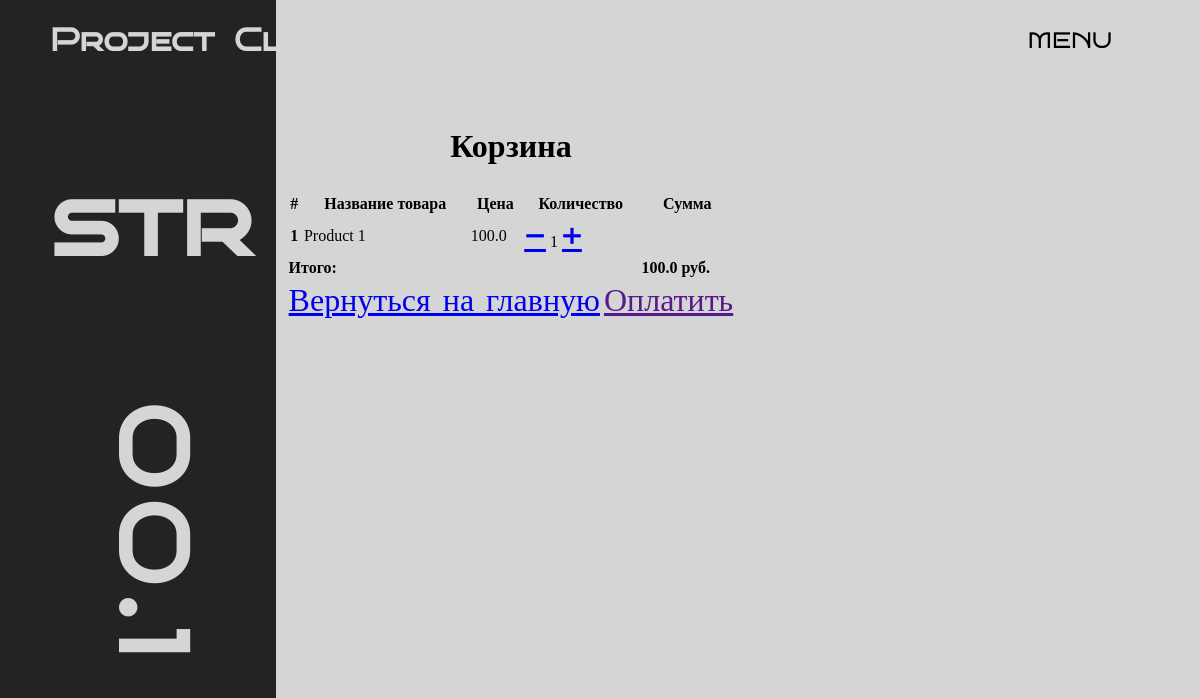
Before: /cart (signed in) with the older database file.
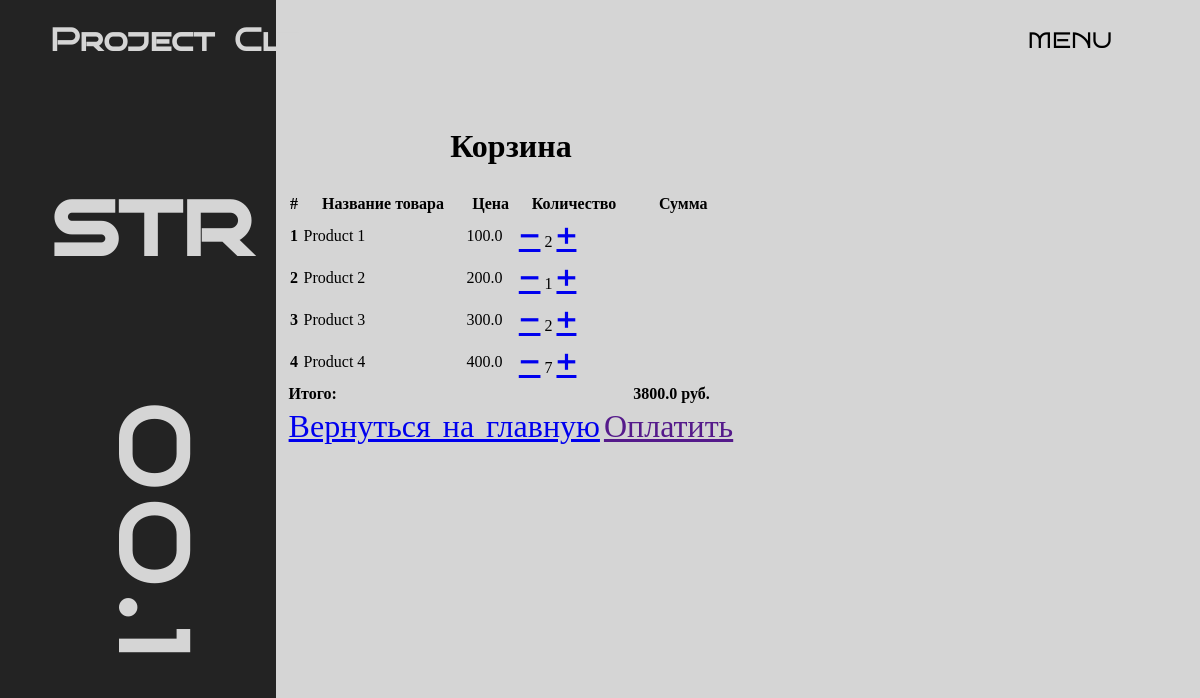
After: the same page with the newer database file.
### Store/models.py (models this page shows, shortened)
class OrderItem(models.Model):
    user = models.ForeignKey(settings.AUTH_USER_MODEL, on_delete=models.CASCADE)
    ordered = models.BooleanField(default=False)
    item = models.ForeignKey(Product, on_delete=models.CASCADE)
    quantity = models.IntegerField("Количество", default=1)
    def get_total_item_price(self):
        return self.quantity * self.item.price

class Product(models.Model):
    name = models.CharField("Название товара", max_length=100)
    category = models.CharField("Категория", choices=CATEGORY_CHOICES, max_length=2)
    sex = models.CharField("Пол", choices=SEX_CHOICES, max_length=1)
    size = models.CharField("Размер", choices=SIZE_CHOICES, max_length=3)
    price = models.FloatField()
    image = models.ImageField(blank=True, upload_to="Store/static/products/")
    description = models.TextField("Описание", max_length=500, blank=True)

class Order(models.Model):
    user = models.ForeignKey(settings.AUTH_USER_MODEL, on_delete=models.CASCADE)
    items = models.ManyToManyField(OrderItem)
    start_date = models.DateTimeField(auto_now_add=True)
    ordered_date = models.DateTimeField()
    ordered = models.BooleanField(default=False)
    def get_total(self):
        total = 0
        for order_item in self.items.all():
            total += order_item.get_total_item_price()
        return total

### Store/views.py (the view)
# urls.py: path("cart", OrderSummaryView.as_view(), name="cart"),
class OrderSummaryView(LoginRequiredMixin, View):
    def get(self, *args, **kwargs):
        try:
            order = Order.objects.get(user=self.request.user, ordered=False)
            context = {"object": order}
            return render(self.request, "Store/cart.html", context)
        except ObjectDoesNotExist:
            messages.warning(self.request, "У вас нет активного заказа")
            return redirect("/")

### Store/templates/Store/cart.html (shortened to what this page needs)
{% load static %}
<!DOCTYPE html>
<html lang="en">
  <head>
    <link rel="stylesheet" href="{% static '/css/style-index.css' %}" />
  </head>
  <body>
    <div class="header-container">
      <div class="header-left-part">
        <h1>Project</h1>
        <h1>Clt</h1>
      </div>
      <div class="header-right-part">
            <div class="dropdown">
              <button class="dropbtn"><a>MENU</a></button>
            </div>
          </div>
        </div>
    <div class="main-container">
      <div class="main-container-left">
        <div class="main-container-left-up">
          <h1>str</h1>
        </div>
        <div class="main-container-right-down">
          <h1>00.1</h1>
        </div>
      </div>
      <div class="cart">
        <center><h2 style="margin-botto5em;">Корзина</h2></center>
        <table class="table">
            <thead>
            <tr>
                <th scope="col">#</th>
                <th scope="col">Название товара</th>
                <th scope="col">Цена</th>
                <th scope="col">Количество</th>
                <th scope="col">Сумма</th>
            </tr>
            </thead>
            <tbody>
            {% for order_item in object.items.all %}
                <tr>
                    <th scope="row">{{ forloop.counter }}</th>
                    <td>{{ order_item.item.name }}</td>
                    <td>{{ order_item.item.price }}</td>
                    <td>
                        <a href="{% url 'remove_single_item_from_cart' order_item.item.pk %}">-</a>
                        {{ order_item.quantity }}
                        <a href="{% url 'add_to_cart' order_item.item.pk %}">+</a>
                    </td>
                </tr>
            {% endfor %}
            {% if object.get_total %}
                <tr>
                    <td colspan="4"><b>Итого:</b></td>
                    <td><b>{{ object.get_total }} руб.</b></td>
                </tr>
                <tr>
                    <td colspan="5">
                    <a class='btn btn-primary float-start' href='/'>Вернуться на главную</a>
                    <a class='btn btn-warning float-end ml-2' href=''>Оплатить</a>
                    </td>
                </tr>
            {% endif %}
            </tbody>
        </table>
        </div>
        </div>
  </body>
</html>

### Store/static/css/style-index.css (style rules this page uses)
body { height: 100%; width: 100%; margin: 0px; background: rgb(213,213,213); background: linear-gradient(90deg, rgb(35, 35, 35) 23%, rgb(213,213,213) 23%); }
h1, h2, h3, h4, h5, a, p { font-size: 2em; font-family: Bruno-regular; }
.header-container { display: flex; }
.header-left-part { width: 150px; display: flex; flex-direction: row; margin-left: 50px; gap: 20px; color: rgb(213,213,213); }
.header-right-part { display: flex; flex-direction: row; margin-left: auto; margin-right: 30px; align-items: center; gap: 50px; list-style-type: none }
.header-right-part a { text-decoration: none; }
.dropbtn { color: black; padding: 8px; font-size: 0.7em; border: none; outline: none; background-color: transparent; cursor: pointer; }
.dropdown { position: relative; display: inline-block; margin-right: 50px; }
.main-container { display: flex; flex-direction: row; margin: 20px; }
.main-container-left-up { margin-left: 30px; margin-top: 50px; font-size: 3em; color: rgb(213,213,213); }
.main-container-right-down { margin-top: 200px; font-size: 3em; letter-spacing: 10px; transform: rotate(90deg); color: rgb(213,213,213); }

Changed rows visible on the page:
changed OrderItem "Product 1": quantity "1" → "2"
added OrderItem: item.name "Product 2", item.price "200.0", quantity "1"
added OrderItem: item.name "Product 3", item.price "300.0", quantity "2"
added OrderItem: item.name "Product 4", item.price "400.0", quantity "7"
changed through a linked row, Order: get_total "100.0" → "3800.0"
